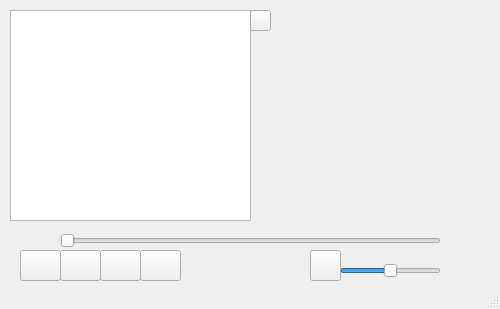
<?xml version="1.0" encoding="UTF-8"?>
<ui version="4.0">
 <class>MainWindow</class>
 <widget class="QMainWindow" name="MainWindow">
  <property name="geometry">
   <rect>
    <x>0</x>
    <y>0</y>
    <width>500</width>
    <height>309</height>
   </rect>
  </property>
  <property name="minimumSize">
   <size>
    <width>500</width>
    <height>297</height>
   </size>
  </property>
  <property name="windowTitle">
   <string>Melody</string>
  </property>
  <widget class="QWidget" name="centralwidget">
   <widget class="QSlider" name="sldPosition">
    <property name="geometry">
     <rect>
      <x>60</x>
      <y>230</y>
      <width>381</width>
      <height>21</height>
     </rect>
    </property>
    <property name="orientation">
     <enum>Qt::Horizontal</enum>
    </property>
   </widget>
   <widget class="QPushButton" name="btnPrevious">
    <property name="geometry">
     <rect>
      <x>20</x>
      <y>250</y>
      <width>41</width>
      <height>31</height>
     </rect>
    </property>
    <property name="text">
     <string/>
    </property>
    <property name="icon">
     <iconset>
      <normalon>icons/151845-music-player-icons/png/back.png</normalon>
     </iconset>
    </property>
    <property name="iconSize">
     <size>
      <width>22</width>
      <height>22</height>
     </size>
    </property>
   </widget>
   <widget class="QPushButton" name="btnPlay">
    <property name="geometry">
     <rect>
      <x>60</x>
      <y>250</y>
      <width>41</width>
      <height>31</height>
     </rect>
    </property>
    <property name="text">
     <string/>
    </property>
    <property name="icon">
     <iconset>
      <normalon>icons/151845-music-player-icons/png/play-button.png</normalon>
     </iconset>
    </property>
    <property name="iconSize">
     <size>
      <width>22</width>
      <height>22</height>
     </size>
    </property>
   </widget>
   <widget class="QPushButton" name="btnPause">
    <property name="geometry">
     <rect>
      <x>100</x>
      <y>250</y>
      <width>41</width>
      <height>31</height>
     </rect>
    </property>
    <property name="text">
     <string/>
    </property>
    <property name="icon">
     <iconset>
      <normalon>icons/151845-music-player-icons/png/pause.png</normalon>
     </iconset>
    </property>
    <property name="iconSize">
     <size>
      <width>22</width>
      <height>22</height>
     </size>
    </property>
   </widget>
   <widget class="QPushButton" name="btnNext">
    <property name="geometry">
     <rect>
      <x>140</x>
      <y>250</y>
      <width>41</width>
      <height>31</height>
     </rect>
    </property>
    <property name="text">
     <string/>
    </property>
    <property name="icon">
     <iconset>
      <normalon>icons/151845-music-player-icons/png/next-1.png</normalon>
     </iconset>
    </property>
    <property name="iconSize">
     <size>
      <width>22</width>
      <height>22</height>
     </size>
    </property>
   </widget>
   <widget class="QSlider" name="sldVolume">
    <property name="geometry">
     <rect>
      <x>340</x>
      <y>260</y>
      <width>101</width>
      <height>21</height>
     </rect>
    </property>
    <property name="sliderPosition">
     <number>50</number>
    </property>
    <property name="orientation">
     <enum>Qt::Horizontal</enum>
    </property>
   </widget>
   <widget class="QPushButton" name="btnMute">
    <property name="geometry">
     <rect>
      <x>310</x>
      <y>250</y>
      <width>31</width>
      <height>31</height>
     </rect>
    </property>
    <property name="text">
     <string/>
    </property>
    <property name="icon">
     <iconset>
      <normalon>icons/151845-music-player-icons/png/speaker.png</normalon>
     </iconset>
    </property>
    <property name="iconSize">
     <size>
      <width>22</width>
      <height>22</height>
     </size>
    </property>
   </widget>
   <widget class="QLabel" name="lbPosition">
    <property name="geometry">
     <rect>
      <x>0</x>
      <y>230</y>
      <width>51</width>
      <height>20</height>
     </rect>
    </property>
    <property name="text">
     <string/>
    </property>
    <property name="alignment">
     <set>Qt::AlignRight|Qt::AlignTrailing|Qt::AlignVCenter</set>
    </property>
   </widget>
   <widget class="QLabel" name="lbTitle">
    <property name="geometry">
     <rect>
      <x>260</x>
      <y>180</y>
      <width>231</width>
      <height>20</height>
     </rect>
    </property>
    <property name="text">
     <string/>
    </property>
    <property name="alignment">
     <set>Qt::AlignCenter</set>
    </property>
   </widget>
   <widget class="QListWidget" name="listPlaylist">
    <property name="geometry">
     <rect>
      <x>10</x>
      <y>10</y>
      <width>241</width>
      <height>211</height>
     </rect>
    </property>
    <property name="dragDropMode">
     <enum>QAbstractItemView::DropOnly</enum>
    </property>
   </widget>
   <widget class="QPushButton" name="btnAdd">
    <property name="geometry">
     <rect>
      <x>250</x>
      <y>10</y>
      <width>21</width>
      <height>21</height>
     </rect>
    </property>
    <property name="text">
     <string/>
    </property>
    <property name="icon">
     <iconset>
      <normalon>icons/151845-music-player-icons/png/plus.png</normalon>
     </iconset>
    </property>
    <property name="iconSize">
     <size>
      <width>16</width>
      <height>16</height>
     </size>
    </property>
   </widget>
   <widget class="QLabel" name="lbArtist">
    <property name="geometry">
     <rect>
      <x>260</x>
      <y>200</y>
      <width>231</width>
      <height>20</height>
     </rect>
    </property>
    <property name="text">
     <string/>
    </property>
    <property name="alignment">
     <set>Qt::AlignCenter</set>
    </property>
   </widget>
   <widget class="QLabel" name="label">
    <property name="geometry">
     <rect>
      <x>290</x>
      <y>10</y>
      <width>170</width>
      <height>170</height>
     </rect>
    </property>
    <property name="text">
     <string/>
    </property>
   </widget>
   <widget class="QLabel" name="lbTotalTime">
    <property name="geometry">
     <rect>
      <x>440</x>
      <y>230</y>
      <width>58</width>
      <height>18</height>
     </rect>
    </property>
    <property name="text">
     <string/>
    </property>
   </widget>
  </widget>
  <widget class="QStatusBar" name="statusbar"/>
 </widget>
 <resources>
  <include location="resIcons.qrc"/>
 </resources>
 <connections/>
</ui>
